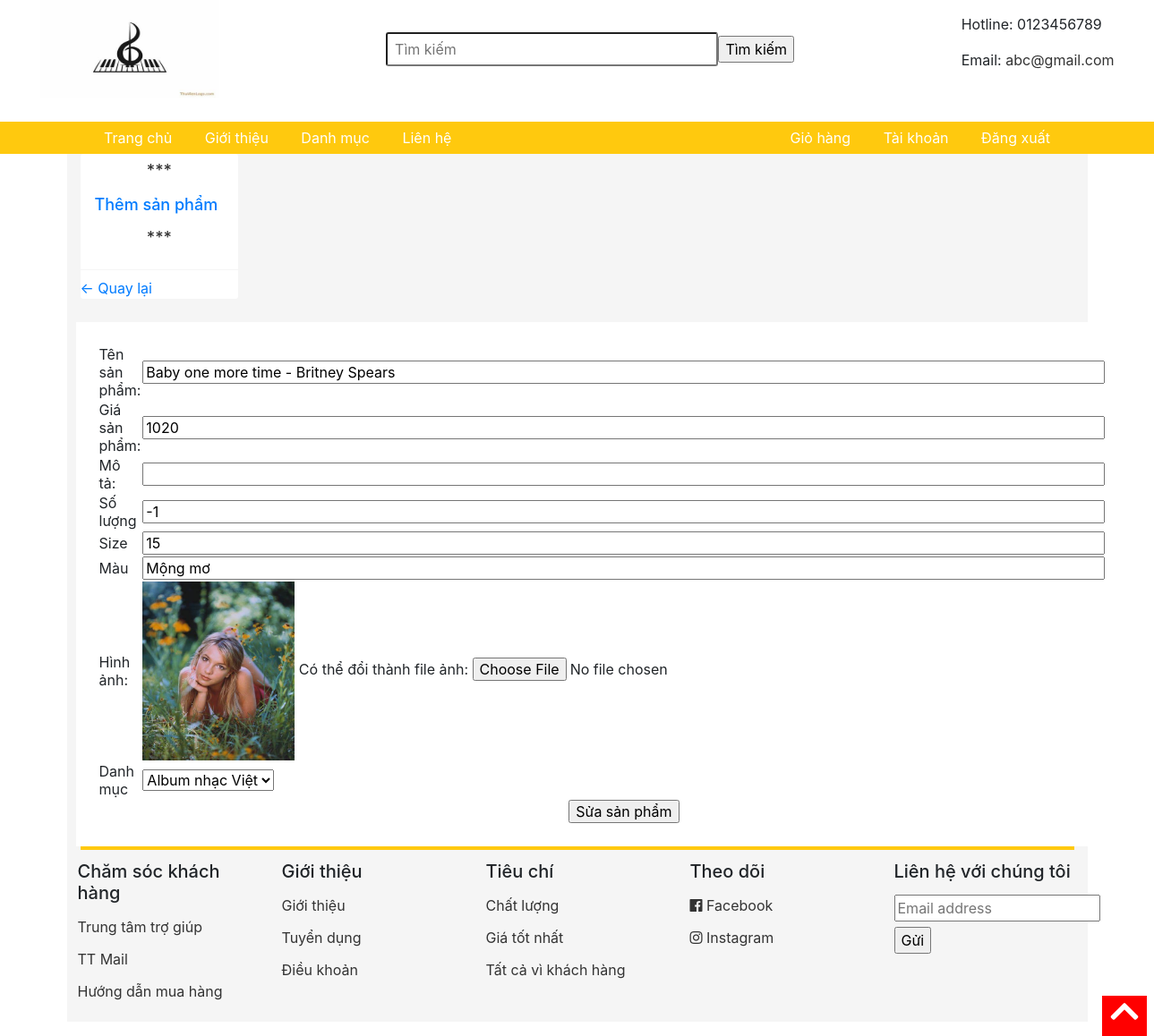
Screenshot of /sanpham/suasp.php?id=1 with the database file from the repository.
### tables this page shows
CREATE TABLE `sanpham` (
  `id` int NOT NULL,
  `tensp` varchar(100) NOT NULL,
  `giasp` int NOT NULL,
  `mota` varchar(1000) NOT NULL,
  `hinhanh` varchar(100) NOT NULL,
  `soluong` int NOT NULL,
  `size` int NOT NULL,
  `mau` varchar(100) NOT NULL,
  `iddanhmuc` int NOT NULL
);

### sanpham/suasp.php (the view, shortened to what this page needs)
<html>
<head>
	<link rel="stylesheet" type="text/css" href="../css/grid.css">
	<link rel="stylesheet" type="text/css" href="../css/responsive.css">
	<link rel="stylesheet" type="text/css" href="../main.css">
	<link rel="stylesheet" href="https://use.fontawesome.com/releases/v5.7.0/css/all.css">
	<link rel="stylesheet" href="https://maxcdn.bootstrapcdn.com/bootstrap/4.5.2/css/bootstrap.min.css">
</head>
<body>
<form action="../timkiem.php" method="POST">
	<div class="app">
		<div class="header">
			<div class="grid wide">
				<div class="header-main">
					<div class="logo">
						<a href="../index.php"><img src="../img/logo2.jpg" width="200" height="110"></a>
					</div>
					<div class="search">
						<input type="text" name="s" class="search-bar" placeholder="Tìm kiếm">
						<input type="submit" value="Tìm kiếm">
					</div>
					<div class="contact">
						<p>Hotline: 0123456789</p>
						<p>Email: <a href="mailto:TT Shoesshop@gmail.com" style="color: #333;">abc@gmail.com</a></p>
					</div>
				</div>
			</div>
		</div>
		</form>
		<div class="navigation-bar">
			<ul class="navbar-list">
				<li class="navbar-item"><a href="../index.php" class="navbar-link">Trang chủ</a></li>
				<li class="navbar-item"><a href="./pages/gioithieu.php" class="navbar-link">Giới thiệu</a></li>
				<li class="navbar-item navbar-item-category">
					<a href="" class="navbar-link">Danh mục</a>
				</li>
				<li class="navbar-item"><a href="./pages/lienhe.php" class="navbar-link">Liên hệ</a></li>
			</ul>
			<ul class="navbar-list">
				<li class="navbar-item"><a href="../pages/giohang.php" class="navbar-link">Giỏ hàng</a></li>
				<li class="navbar-item"><a href="../taikhoan.php" class="navbar-link">Tài khoản</a></li>
				<li class="navbar-item"><a href="../pages/dangxuat.php" class="navbar-link">Đăng xuất</a></li>
			</ul>
		</div>
		<div class="container">
			<div class="grid wide">
				<div class="row sm-gutter grid-content">
					<div class="column l-2 me-0 s-0">
						<nav class="category">
							<h3 class="category-heading">
								<p align="center">***</p>
								<a href="themsp.php">Thêm sản phẩm</a>
								<p align="center">***</p>
							</h3>
							<ul class="category-list">
								<li class="category-item category-item--active">
									<a href="../sanpham/quanlysp.php" ><- Quay lại </a>
								</li>
							</ul>
						</nav>
					</div>
				<div class="product-detail-decribe" align="center">
					<div class="product-detail-describe__detail">
 <?php
       $conn2 = mysqli_connect("localhost", "root", "", "dacs2");
       $sql2 = "SELECT * FROM sanpham where id=".$_GET['id'];
       $ketqua = mysqli_query($conn2, $sql2);
       $row = mysqli_fetch_array($ketqua);
   ?>
   <table>
   <form action="" enctype="multipart/form-data" method="POST">
   <tr> <td>	Tên sản phẩm: </td>
   <td><input type="text" name="tensp" size="100" value="<?php echo $row['tensp'] ?>"></td>
   </tr>
   <tr> 	<td>Giá sản phẩm:      </td>
   <td><input type="text" name="giasp" value="<?php echo $row['giasp'] ?>" size="100"></td>
   </tr>
   <tr> 	<td>Mô tả: 	  </td>
   <td><input type="text" name="mota" value="<?php echo $row['mota'] ?>" size="100"></td>
 </tr>
 <tr>
   <td>Số lượng</td>
   <td><input type="text" name="soluong" value="<?php echo $row['soluong'] ?>" size="100"></td>
 </tr>
 <tr>
   <td>Size</td>
   <td><input type="text" name="size" value="<?php echo $row['size'] ?>" size="100"></td>
 </tr>
 <tr>
   <td>Màu</td>
   <td><input type="text" name="mau" value="<?php echo $row['mau'] ?>" size="100"></td>
 </tr>
 <tr>
   <td>Hình ảnh: </td>
   <td><?php         echo "<img src = ../".$row['hinhanh'].' width="170" height="200"'.  '>'; ?>
   Có thể đổi thành file ảnh: <input type="file" name="uploadFile"><br></td>
   </tr>
 <tr>
   <td>Danh mục</td>
   <td>
 <select name="iddanhmuc">
           <?php
               $conn2 =	mysqli_connect("localhost", "root", "", "dacs2");
               $sql2= "SELECT * FROM danhmuc";
               $ketqua2 = mysqli_query($conn2, $sql2);
               while($row2 = mysqli_fetch_array($ketqua2))
               {
                   echo '<option value = "'.$row2['id'].'">'.$row2['tendanhmuc'].'</option>';
               }
           ?>
       </select>
   </td>
 </tr>
    <tr>
        <td></td>
        <td align="center"> <input type="submit" name="submit"  value="Sửa sản phẩm" ></td>
    </tr>
   </form>
   </table>
					</div>
				</div>
				</div>
				</div>
		<div class="footer">
			<div class="grid wide">
				<div class="row">
					<div class="column l-2-4 me-4 s-6">
						<h3 class="footer__heading">Chăm sóc khách hàng</h3>
						<ul class="footer-list">
							<li class="footer-item">
								<a href="" class="footer-item-link">Trung tâm trợ giúp</a>
							</li>
							<li class="footer-item">
								<a href="" class="footer-item-link">TT Mail</a>
							</li>
							<li class="footer-item">
								<a href="" class="footer-item-link">Hướng dẫn mua hàng</a>
							</li>
						</ul>
					</div>
					<div class="column l-2-4 me-4 s-6">
						<h3 class="footer__heading">Giới thiệu</h3>
						<ul class="footer-list">
							<li class="footer-item">
								<a href="" class="footer-item-link">Giới thiệu</a>
							</li>
							<li class="footer-item">
								<a href="" class="footer-item-link">Tuyển dụng</a>
							</li>
							<li class="footer-item">
								<a href="" class="footer-item-link">Điều khoản</a>
							</li>
						</ul>
					</div>
					<div class="column l-2-4 me-4 s-6">
						<h3 class="footer__heading">Tiêu chí</h3>
						<ul class="footer-list">
							<li class="footer-item">
								<a  class="footer-item-link">Chất lượng</a>
							</li>
							<li class="footer-item">
								<a  class="footer-item-link">Giá tốt nhất</a>
							</li>
							<li class="footer-item">
								<a  class="footer-item-link">Tất cả vì khách hàng</a>
							</li>
						</ul>
					</div>
					<div class="column l-2-4 me-4 s-6">
						<h3 class="footer__heading">Theo dõi</h3>
						<ul class="footer-list">
							<li class="footer-item">
								<a href="" class="footer-item-link">
									<i class="fab fa-facebook"></i>
									Facebook
								</a>
							</li>
							<li class="footer-item">
								<a href="" class="footer-item-link">
									<i class="fab fa-instagram"></i>
									Instagram
								</a>
							</li>
						</ul>
					</div>
					<div class="column l-2-4 me-4 s-6">
						<h3 class="footer__heading">Liên hệ với chúng tôi</h3>
						<input class="footer__input" type="text" placeholder="Email address">
						<input type="submit" value="Gửi">
					</div>
				</div>
			</div>
		</div>
		<div class="scroll-to-top" onclick="scrollToTop();">
			<i class="scroll-to-top-icon fas fa-chevron-up"></i>
		</div>
	</div>
</body>
</html>

### css/grid.css (style rules this page uses)
.grid { width: 100%; display: block; padding: 0; }
.grid.wide { max-width: 1200px; margin: 0 auto; }
.row { display: flex; flex-wrap: wrap; margin-left: -4px; margin-right: -4px; }
.column { padding-left: 4px; padding-right: 4px; }
.s-0 { display: none; }
.s-6 { flex: 0 0 50%; max-width: 50%; }
@media (min-width: 740px) { .row { margin-left: -8px; margin-right: -8px; } }
@media (min-width: 740px) { .column { padding-left: 8px; padding-right: 8px; } }
@media (min-width: 740px) { .me-0 { display: none; } }
@media (min-width: 740px) { .me-1, .me-2, .me-3, .me-4, .me-5, .me-6, .me-7, .me-8, .me-9, .me-10, .me-11, .me-12 { display: block; } }
@media (min-width: 740px) { .me-4 { flex: 0 0 33.33333%; max-width: 33.33333%; } }
@media (min-width: 1113px) { .row { margin-left: -12px; margin-right: -12px; } }
@media (min-width: 1113px) { .row.sm-gutter { margin-left: -5px; margin-right: -5px; } }
@media (min-width: 1113px) { .column { padding-left: 12px; padding-right: 12px; } }
@media (min-width: 1113px) { .row.sm-gutter .column { padding-left: 5px; padding-right: 5px; } }
@media (min-width: 1113px) { .l-1, .l-2, .l-2-4, .l-3, .l-4, .l-5, .l-6, .l-7, .l-8, .l-9, .l-10, .l-11, .l-12 { display: block; } }
@media (min-width: 1113px) { .l-2 { flex: 0 0 16.66667% !important; max-width: 16.66667%; } }
@media (min-width: 1113px) { .column.l-2-4 { flex: 0 0 20%; max-width: 20%; } }

### main.css (style rules this page uses)
* { box-sizing: border-box; }
body { margin: 0; font-family: "Helvetica Neue", Helvetica, Arial; }
.header-main { display: flex; justify-content: space-between; align-items: center; }
.header { background-color: white; height: 120px; }
.search { display: flex; align-items: center; width: 38%; }
.search-bar { width: 100%; height: 38px; padding: 0 8px; border-radius: 3px; color:#333; font-size: 16px; }
.navigation-bar { background-color: #ffc90e; margin: 0 auto; display: flex; justify-content: space-between; align-items: center; }
.navbar-list { list-style: none; padding-left: 0; margin: 0 100px; }
.navbar-item, .navbar-link { display: inline-flex; }
.navbar-link { color: white; padding: 6px 16px; text-decoration: none; }
.navbar-item-category { position: relative; }
.container { width: 100%; margin: 0; background-color: #F5F5F5; }
.category { background-color: white; border-radius: 3px; }
.category-heading { color: #333; padding: 8px 16px; font-size: 18px; margin-top: 0; border-bottom: 1px solid #f5f5f5; }
.category-list { list-style: none; padding-left: 0; }
.footer { border-top: 4px solid #ffc90e; padding-top: 12px; }
.footer__heading { font-size: 20px; }
.footer-list { padding-left: 0; list-style: none; }
.footer-item-link { text-decoration: none; color: #333; padding: 6px 0; display: block; }
.footer__input { margin: 6px 0; width: 230px; }
.product-detail-decribe { padding: 25px; background-color: white; margin-top: 10px; }
.scroll-to-top { position: fixed; bottom: 0; right: 8px; z-index: 1999; cursor: pointer; }
.scroll-to-top-icon { font-size: 36px; color: white; background-color: red; width: 50px; height: 45px; text-align: center; }

### rows the page displays
sanpham: tensp "Baby one more time - Britney Spears", giasp "1020", soluong "-1", size "15", mau "Mộng mơ", hinhanh (picture)

### other values shown
form field iddanhmuc "Album nhạc Việt"
